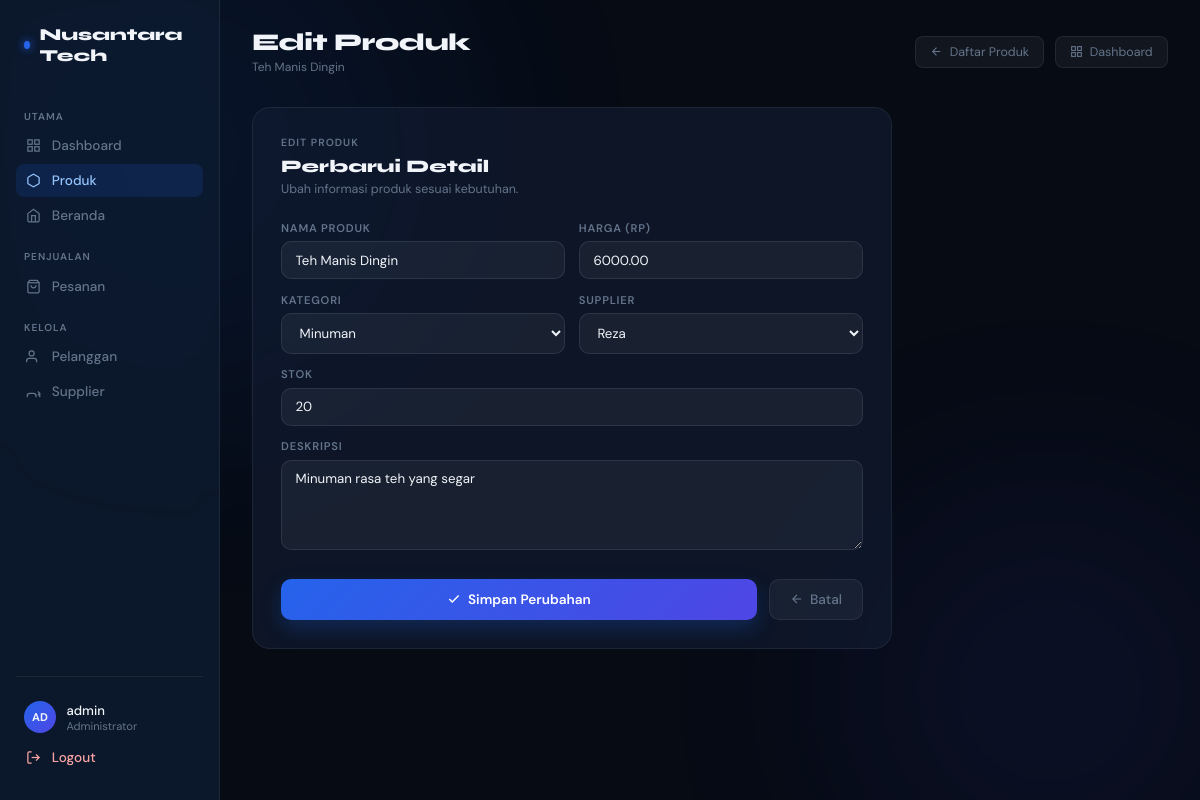
Page /produk/16/edit/ (signed in) on the committed database.
### appku/models.py (models this page shows, shortened)
class Produk(models.Model):
    id = models.BigAutoField(primary_key=True)
    nama = models.CharField(max_length=100)
    harga = models.DecimalField(max_digits=10, decimal_places=2, default=0)
    kategori = models.ForeignKey(
        Kategori,
        on_delete=models.SET_NULL,
        null=True,
        blank=True,
        related_name="produks",
    )
    supplier = models.ForeignKey(
        Supplier,
        on_delete=models.SET_NULL,
        null=True,
        blank=True,
        related_name="produks",
    )
    stok = models.PositiveIntegerField(default=0)  # 🔥 tidak bisa minus
    deskripsi = models.TextField(blank=True, default="")
    created_at = models.DateTimeField(auto_now_add=True)
    updated_at = models.DateTimeField(auto_now=True)

### appku/views.py (the view)
# urls.py: path("produk/<int:pk>/edit/", views.produk_edit, name="produk_edit"),
@login_required
def produk_edit(request, pk):
    produk = get_object_or_404(Produk, pk=pk)
    if request.method == "POST":
        form = ProdukForm(request.POST, instance=produk)
        if form.is_valid():
            form.save()
            messages.success(request, "Produk berhasil diperbarui.")
            return redirect("produk_list")
    else:
        form = ProdukForm(instance=produk)
    return render(request, "appku/produk_edit.html", {"form": form, "produk": produk})

### appku/forms.py
class ProdukForm(forms.ModelForm):
    class Meta:
        model = Produk
        fields = ["nama", "harga", "kategori", "supplier", "stok", "deskripsi"]
        widgets = {
            "nama": forms.TextInput(
                attrs={"class": "form-control", "placeholder": "Nama produk"}
            ),
            "harga": forms.NumberInput(
                attrs={"class": "form-control", "placeholder": "Harga"}
            ),
            "kategori": forms.Select(attrs={"class": "form-control"}),
            "supplier": forms.Select(attrs={"class": "form-control"}),
            "stok": forms.NumberInput(
                attrs={"class": "form-control", "placeholder": "Stok"}
            ),
            "deskripsi": forms.Textarea(
                attrs={"class": "form-control", "rows": 3, "placeholder": "Deskripsi"}
            ),
        }

### appku/models.py (called while the page is built)
    def __str__(self):
        return self.nama

    def __str__(self):
        return self.nama

### appku/templates/appku/produk_edit.html (shortened to what this page needs)
{% extends 'appku/base.html' %}
{% load static %}
{% block content %}
<div class="bg-ambient">
  <div class="bg-blob bg-blob-1"></div>
  <div class="bg-blob bg-blob-2"></div>
</div>
<div class="dashboard-wrap">
  <aside class="sidebar" id="sidebar">
    <a href="{% url 'home' %}" class="sidebar-brand"><span class="sidebar-dot"></span>Nusantara Tech</a>
    <div class="nav-section-label">Utama</div>
    <a href="{% url 'dashboard' %}" class="sidebar-link"><svg width="15" height="15" fill="none" viewBox="0 0 24 24" stroke="currentColor" stroke-width="2"><rect x="3" y="3" width="7" height="7"/><rect x="14" y="3" width="7" height="7"/><rect x="3" y="14" width="7" height="7"/><rect x="14" y="14" width="7" height="7"/></svg>Dashboard</a>
    <a href="{% url 'produk_list' %}" class="sidebar-link active"><svg width="15" height="15" fill="none" viewBox="0 0 24 24" stroke="currentColor" stroke-width="2"><path d="M21 16V8a2 2 0 0 0-1-1.73l-7-4a2 2 0 0 0-2 0l-7 4A2 2 0 0 0 3 8v8a2 2 0 0 0 1 1.73l7 4a2 2 0 0 0 2 0l7-4A2 2 0 0 0 21 16z"/></svg>Produk</a>
    <a href="{% url 'home' %}" class="sidebar-link"><svg width="15" height="15" fill="none" viewBox="0 0 24 24" stroke="currentColor" stroke-width="2"><path d="M3 9l9-7 9 7v11a2 2 0 0 1-2 2H5a2 2 0 0 1-2-2z"/><polyline points="9 22 9 12 15 12 15 22"/></svg>Beranda</a>
    <div class="nav-section-label" style="margin-top:1rem;">Penjualan</div>
    <a href="{% url 'pesanan_list' %}" class="sidebar-link"><svg width="15" height="15" fill="none" viewBox="0 0 24 24" stroke="currentColor" stroke-width="2"><path d="M6 2L3 6v14a2 2 0 0 0 2 2h14a2 2 0 0 0 2-2V6l-3-4z"/><line x1="3" y1="6" x2="21" y2="6"/><path d="M16 10a4 4 0 0 1-8 0"/></svg>Pesanan</a>
    <div class="nav-section-label" style="margin-top:1rem;">Kelola</div>
    <a href="#" class="sidebar-link"><svg width="15" height="15" fill="none" viewBox="0 0 24 24" stroke="currentColor" stroke-width="2"><path d="M17 21v-2a4 4 0 0 0-4-4H5a4 4 0 0 0-4 4v2"/><circle cx="9" cy="7" r="4"/></svg>Pelanggan</a>
    <a href="#" class="sidebar-link"><svg width="15" height="15" fill="none" viewBox="0 0 24 24" stroke="currentColor" stroke-width="2"><path d="M16 21v-2a4 4 0 0 0-4-4H6a4 4 0 0 0-4 4v2"/><polyline points="22 21 22 15 19 12 22 15 19 18"/></svg>Supplier</a>
    <div class="sidebar-footer">
      <div class="user-chip">
        <div class="user-avatar">{{ user.username|upper|slice:2 }}</div>
        <div><div class="user-name">{{ user.username }}</div><div class="user-role">Administrator</div></div>
      </div>
      <a href="{% url 'logout' %}" class="sidebar-link mt-1" style="color:#fca5a5!important;"><svg width="15" height="15" fill="none" viewBox="0 0 24 24" stroke="currentColor" stroke-width="2"><path d="M9 21H5a2 2 0 0 1-2-2V5a2 2 0 0 1 2-2h4"/><polyline points="16 17 21 12 16 7"/><line x1="21" y1="12" x2="9" y2="12"/></svg>Logout</a>
    </div>
  </aside>
  <main class="main-content">
    <div class="topbar">
      <div>
        <div class="topbar-title">Edit Produk</div>
        <div class="topbar-sub">{{ produk.nama }}</div>
      </div>
      <div class="topbar-right">
        <a href="{% url 'produk_list' %}" class="btn-topbar">
          <svg width="13" height="13" fill="none" viewBox="0 0 24 24" stroke="currentColor" stroke-width="2"><line x1="19" y1="12" x2="5" y2="12"/><polyline points="12 19 5 12 12 5"/></svg>
          Daftar Produk
        </a>
        <a href="{% url 'dashboard' %}" class="btn-topbar">
          <svg width="13" height="13" fill="none" viewBox="0 0 24 24" stroke="currentColor" stroke-width="2"><rect x="3" y="3" width="7" height="7"/><rect x="14" y="3" width="7" height="7"/><rect x="3" y="14" width="7" height="7"/><rect x="14" y="14" width="7" height="7"/></svg>
          Dashboard
        </a>
      </div>
    </div>
    <div class="form-wrap">
      <div class="panel">
        <div class="panel-eyebrow">Edit Produk</div>
        <div class="panel-title">Perbarui Detail</div>
        <div class="panel-sub">Ubah informasi produk sesuai kebutuhan.</div>
        <form method="post">
          <div class="field-group">
            <div class="field-wrap">
              <label class="field-label" for="{{ form.nama.id_for_label }}">Nama Produk</label>
              {{ form.nama }}
            </div>
            <div class="field-wrap">
              <label class="field-label" for="{{ form.harga.id_for_label }}">Harga (Rp)</label>
              {{ form.harga }}
            </div>
          </div>
          <div class="field-group">
            <div class="field-wrap">
              <label class="field-label" for="{{ form.kategori.id_for_label }}">Kategori</label>
              {{ form.kategori }}
            </div>
            <div class="field-wrap">
              <label class="field-label" for="{{ form.supplier.id_for_label }}">Supplier</label>
              {{ form.supplier }}
            </div>
          </div>
          <div class="field-wrap">
            <label class="field-label" for="{{ form.stok.id_for_label }}">Stok</label>
            {{ form.stok }}
          </div>
          {% if form.deskripsi %}
          <div class="field-wrap">
            <label class="field-label" for="{{ form.deskripsi.id_for_label }}">Deskripsi</label>
            {{ form.deskripsi }}
          </div>
          {% endif %}
          <div class="btn-row">
            <button type="submit" class="btn-submit">
              <svg width="14" height="14" fill="none" viewBox="0 0 24 24" stroke="currentColor" stroke-width="2.5"><polyline points="20 6 9 17 4 12"/></svg>
              Simpan Perubahan
            </button>
            <a href="{% url 'produk_list' %}" class="btn-cancel">
              <svg width="14" height="14" fill="none" viewBox="0 0 24 24" stroke="currentColor" stroke-width="2"><line x1="19" y1="12" x2="5" y2="12"/><polyline points="12 19 5 12 12 5"/></svg>
              Batal
            </a>
          </div>
        </form>
      </div>
    </div>
  </main>
</div>
{% endblock %}

### appku/templates/appku/base.html (style rules this page uses)
:root { --bg-primary: #0a0e17; --bg-secondary: #0d1421; --bg-card: #131a27; --bg-input: #0d1421; --surface: #1a2332; --surface-soft: #1e293b; --accent: #3b82f6; --accent-strong: #2563eb; --accent-light: #1e40af; --accent-glow: rgba(59, 130, 246, 0.4); --text: #f1f5f9; --text-muted: #94a3b8; --text-dark: #64748b; --border: #1e293b; --border-light: #334155; --shadow: rgba(0, 0, 0, 0.4); --shadow-lg: rgba(0, 0, 0, 0.6); --glass-bg: rgba(30, 41, 59, 0.6); --glass-border: rgba(255, 255, 255, 0.08); }
* { box-sizing: border-box; }
body { margin: 0; min-height: 100vh; font-family: 'Inter', system-ui, -apple-system, BlinkMacSystemFont, "Segoe UI", sans-serif; background: linear-gradient(145deg, var(--bg-primary) 0%, #0f172a 50%, #000000 100%); background-attachment: fixed; color: var(--text); }
a { color: inherit; text-decoration: none; }
html { scroll-behavior: smooth; }
.form-group input, .form-group textarea, .form-group select, input[type="text"], input[type="password"], input[type="number"], textarea, select { width: 100%; padding: 1rem 1rem; border-radius: 18px; border: 1.5px solid var(--border); background: var(--bg-input); color: var(--text); font-size: 1rem; transition: all 0.3s cubic-bezier(0.34, 1.56, 0.64, 1); }
.form-group input::placeholder, .form-group textarea::placeholder, input::placeholder, textarea::placeholder { color: var(--text-dark); }

### rows in the picture
Produk: nama "Teh Manis Dingin", harga "6000.00", kategori "Minuman", supplier "Reza", stok "20", deskripsi "Minuman rasa teh yang segar"

### other values in the picture
{{ user.username|upper|slice:2 }} "AD"
{{ user.username }} "admin"
